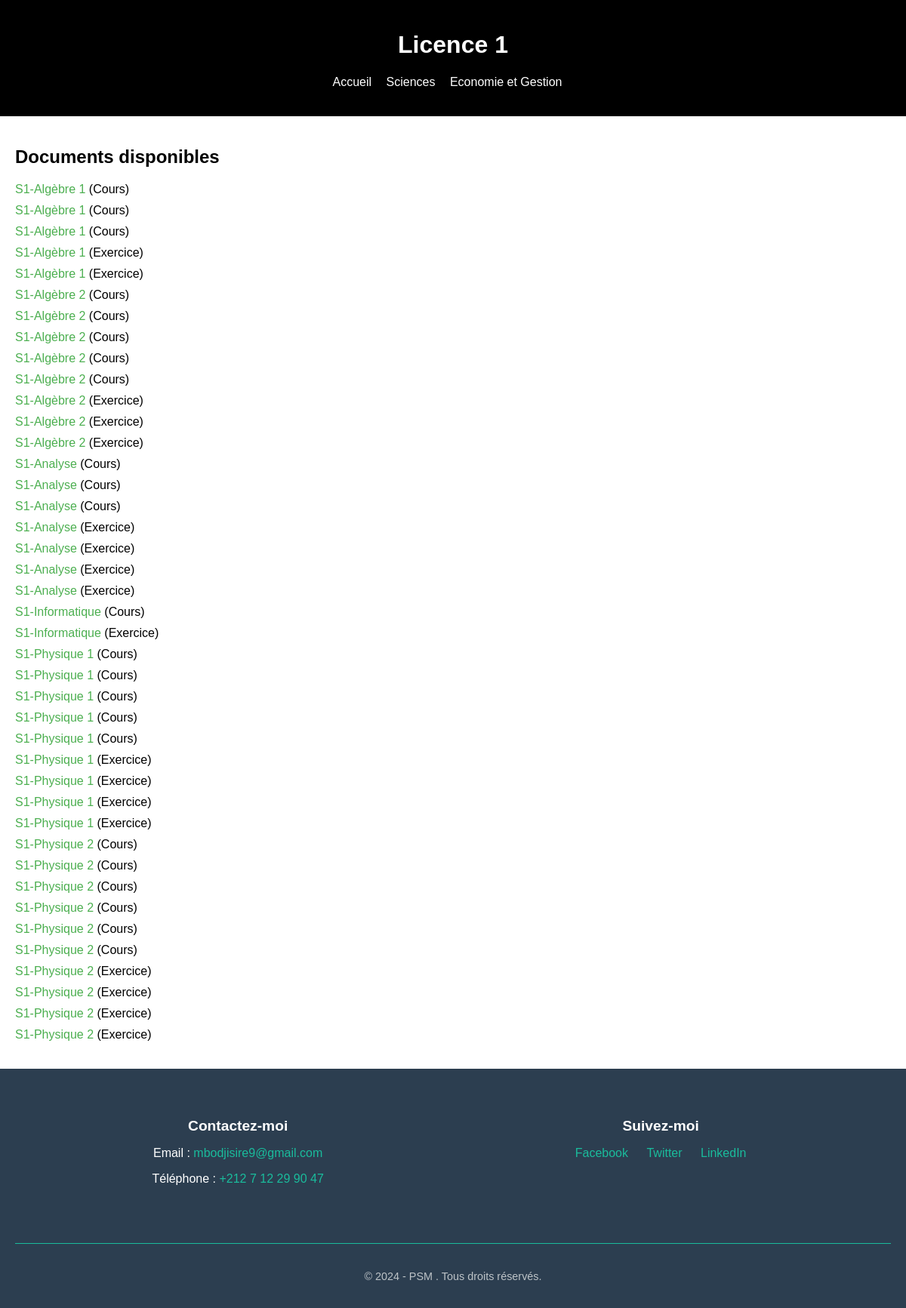
/scientifique/Mathématique/Licence 1/, run on the app's committed database.
### etudiants/cours/models.py (models this page shows, shortened)
class Niveau(models.Model):
    departement = models.ForeignKey(Departement, on_delete=models.CASCADE)
    nom = models.CharField(max_length=20)

class CoursExercice(models.Model):
    TYPE_CHOICES = [
        ('cours', 'Cours'),
        ('exercice', 'Exercice'),
    ]
    titre = models.CharField(max_length=255)
    fichier = models.FileField(upload_to='documents/')
    type = models.CharField(max_length=10, choices=TYPE_CHOICES)
    niveau = models.ForeignKey(Niveau, on_delete=models.CASCADE)
    description = models.TextField()

### etudiants/cours/views.py (the view)
# urls.py: path('scientifique/<str:departement_nom>/<str:niveau_nom>/', views.niveau, name='niveau'),
def niveau(request, departement_nom, niveau_nom):
    departement = get_object_or_404(Departement, nom=departement_nom)
    niveau = get_object_or_404(Niveau, nom=niveau_nom, departement=departement)
    cours_exercices = CoursExercice.objects.filter(niveau=niveau)
    return render(request, 'niveau.html', {'niveau': niveau, 'cours_exercices': cours_exercices})

### etudiants/cours/templates/niveau.html (shortened to what this page needs)
    {% load static %}
<!DOCTYPE html>
<html lang="fr">
<head>
    {% load static %}
    <link rel="stylesheet" href="{% static 'css/styles.css' %}">
</head>
<body>
    <header>
        <h1>{{ niveau.nom }}</h1>
        <nav>
            <ul>
                <li><a href="{% url 'home' %}">Accueil</a></li>
                <li><a href="{% url 'scientifique' %}">Sciences</a></li>
                <li><a href="{% url 'litteraire' %}">Economie et Gestion</a></li>
            </ul>
        </nav>
    </header>
    <main>
        <section>
            <h2>Documents disponibles</h2>
            <ul>
                {% for cours_exercice in cours_exercices %}
                <li>
                    <a href="{{ cours_exercice.fichier.url }}">{{ cours_exercice.titre }}</a> ({{ cours_exercice.get_type_display }})
                </li>
                {% endfor %}
            </ul>
        </section>
    </main>
    <footer class="footer">
        <div class="container">
            <div class="footer-content">
                <div class="contact-info">
                    <h4>Contactez-moi</h4>
                    <p>Email : <a href="mailto:ton-email@example.com">mbodjisire9@gmail.com</a></p>
                    <p>Téléphone : <a href="tel:+123456789">+212 7 12 29 90 47</a></p>
                </div>
                <div class="social-media">
                    <h4>Suivez-moi</h4>
                    <ul class="social-icons">
                        <li><a href="https://web.facebook.com/?_rdc=1&_rdr" target="_blank">Facebook</a></li>
                        <li><a href="https://x.com/home" target="_blank">Twitter</a></li>
                        <li><a href="https://www.linkedin.com/feed/" target="_blank">LinkedIn</a></li>
                    </ul>
                </div>
            </div>
            <div class="footer-bottom">
                <p>&copy; 2024 - PSM . Tous droits réservés.</p>
            </div>
        </div>
    </footer>
</body>
</html>

### etudiants/cours/static/css/styles.css (style rules this page uses)
body { font-family: Arial, sans-serif; margin: 0; padding: 0; }
header { background-color: black; padding: 20px; color: white; text-align: center; }
nav ul { list-style-type: none; padding: 0; }
nav ul li { display: inline; margin-right: 15px; }
nav ul li a { color: white; text-decoration: none; }
main { padding: 20px; }
h1, h2 { color: #333; }
ul { list-style-type: none; padding: 0; }
ul li { margin-bottom: 10px; }
ul li a { text-decoration: none; color: #4CAF50; }
footer { background-color: #2c3e50; color: white; padding: 20px; text-align: center; }
.footer-content { display: flex; justify-content: space-between; padding: 20px; }
.footer-bottom { border-top: 1px solid #34495e; padding-top: 10px; font-size: 0.9em; color: #bdc3c7; }

### etudiants/cours/templates/niveau.html (style rules this page uses)
body { font-family: Arial, sans-serif; margin: 0; padding: 0; }
header { background-color: black; padding: 20px; color: white; text-align: center; }
nav ul { list-style-type: none; padding: 0; }
nav ul li { display: inline; margin-right: 15px; }
nav ul li a { color: white; text-decoration: none; }
main { padding: 20px; }
h1 { color: white; }
h2 { color: black; }
ul { list-style-type: none; padding: 0; }
ul li { margin-bottom: 10px; }
ul li a { text-decoration: none; color: #4CAF50; }
.footer { background-color: #2c3e50; color: white; text-align: center; }
.footer h4 { font-size: 1.2em; margin-bottom: 15px; }
.footer .container { max-width: 1200px; margin: 0 auto; }
.footer-content { display: flex; justify-content: space-around; flex-wrap: wrap; }
.contact-info, .social-media { margin-bottom: 20px; }
.footer a { color: #1abc9c; text-decoration: none; }
.social-icons { list-style: none; padding: 0; }
.social-icons li { display: inline; margin: 0 10px; }
.footer-bottom { border-top: 1px solid #1abc9c; padding-top: 20px; margin-top: 20px; }

### data on the page
Niveau: nom "Licence 1"
CoursExercice: titre "S1-Algèbre 1", type "Cours"
CoursExercice: titre "S1-Algèbre 1", type "Cours"
CoursExercice: titre "S1-Algèbre 1", type "Cours"
CoursExercice: titre "S1-Algèbre 1", type "Exercice"
CoursExercice: titre "S1-Algèbre 1", type "Exercice"
CoursExercice: titre "S1-Algèbre 2", type "Cours"
CoursExercice: titre "S1-Algèbre 2", type "Cours"
CoursExercice: titre "S1-Algèbre 2", type "Cours"
CoursExercice: titre "S1-Algèbre 2", type "Cours"
CoursExercice: titre "S1-Algèbre 2", type "Cours"
CoursExercice: titre "S1-Algèbre 2", type "Exercice"
CoursExercice: titre "S1-Algèbre 2", type "Exercice"
CoursExercice: titre "S1-Algèbre 2", type "Exercice"
CoursExercice: titre "S1-Analyse", type "Cours"
CoursExercice: titre "S1-Analyse", type "Cours"
CoursExercice: titre "S1-Analyse", type "Cours"
CoursExercice: titre "S1-Analyse", type "Exercice"
CoursExercice: titre "S1-Analyse", type "Exercice"
CoursExercice: titre "S1-Analyse", type "Exercice"
CoursExercice: titre "S1-Analyse", type "Exercice"
CoursExercice: titre "S1-Informatique", type "Cours"
CoursExercice: titre "S1-Informatique", type "Exercice"
CoursExercice: titre "S1-Physique 1", type "Cours"
CoursExercice: titre "S1-Physique 1", type "Cours"
CoursExercice: titre "S1-Physique 1", type "Cours"
CoursExercice: titre "S1-Physique 1", type "Cours"
CoursExercice: titre "S1-Physique 1", type "Cours"
CoursExercice: titre "S1-Physique 1", type "Exercice"
CoursExercice: titre "S1-Physique 1", type "Exercice"
CoursExercice: titre "S1-Physique 1", type "Exercice"
CoursExercice: titre "S1-Physique 1", type "Exercice"
CoursExercice: titre "S1-Physique 2", type "Cours"
CoursExercice: titre "S1-Physique 2", type "Cours"
CoursExercice: titre "S1-Physique 2", type "Cours"
CoursExercice: titre "S1-Physique 2", type "Cours"
CoursExercice: titre "S1-Physique 2", type "Cours"
CoursExercice: titre "S1-Physique 2", type "Cours"
CoursExercice: titre "S1-Physique 2", type "Exercice"
CoursExercice: titre "S1-Physique 2", type "Exercice"
CoursExercice: titre "S1-Physique 2", type "Exercice"
CoursExercice: titre "S1-Physique 2", type "Exercice"
